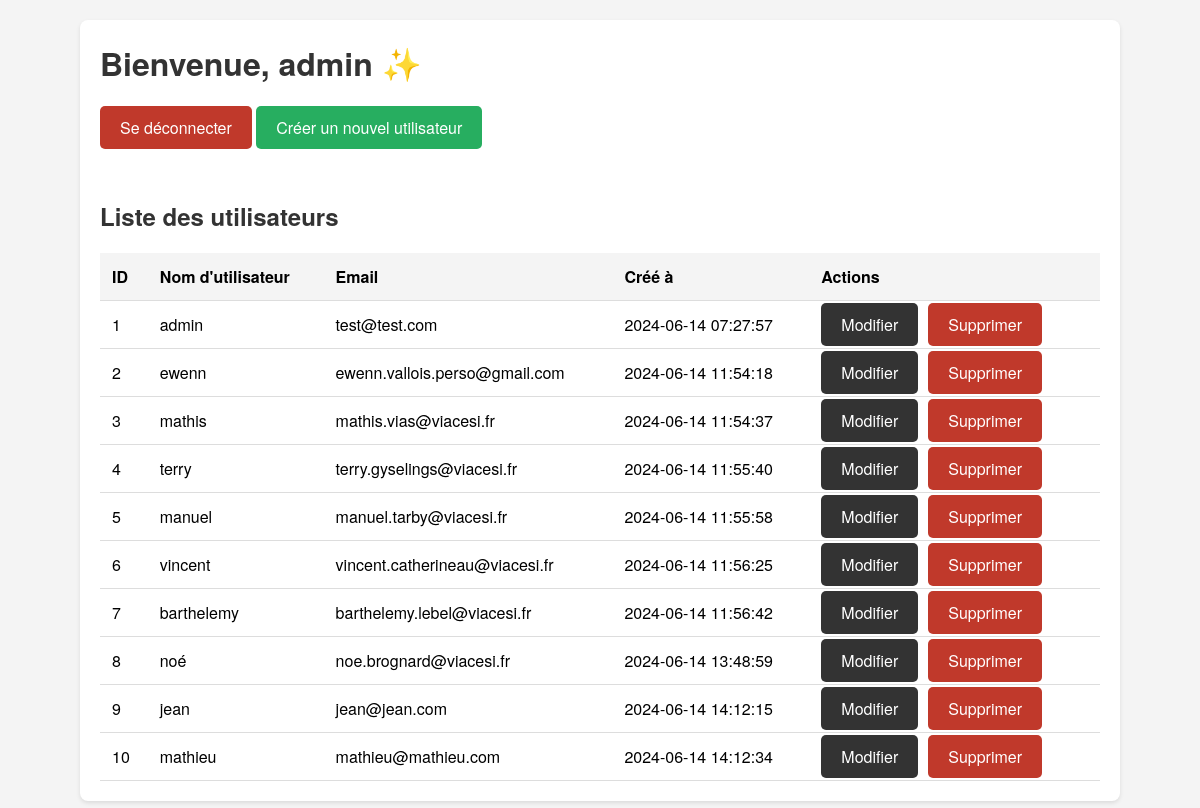
/crud_php/index.php (signed in), run on the app's committed database.
### tables this page shows
CREATE TABLE IF NOT EXISTS `users` (
  `id` int NOT NULL AUTO_INCREMENT,
  `username` varchar(50) NOT NULL,
  `email` varchar(50) NOT NULL,
  `password` varchar(255) NOT NULL,
  `created_at` timestamp NULL DEFAULT CURRENT_TIMESTAMP,
  PRIMARY KEY (`id`)
);

### crud_php/index.php (the view, shortened to what this page needs)
<?php
require_once 'db/db.php';
?>
<!DOCTYPE html>
<html lang="en">
<head>
</head>
<body>
    <div class="container">
        <h1>Bienvenue, <?php echo htmlspecialchars($_SESSION["username"]); ?> ✨</h1>
        <a href="logout.php" class="logout">Se déconnecter</a>
        <a href="create.php" class="create-user">Créer un nouvel utilisateur</a>
        <h2 class="user-list">Liste des utilisateurs</h2>
        <?php
        $sql = "SELECT id, username, email, created_at FROM users";
        if ($result = mysqli_query($link, $sql)) {
            if (mysqli_num_rows($result) > 0) {
                echo "<table>";
                echo "<tr><th>ID</th><th>Nom d'utilisateur</th><th>Email</th><th>Créé à</th><th>Actions</th></tr>";
                while ($row = mysqli_fetch_array($result)) {
                    echo "<tr>";
                    echo "<td>" . htmlspecialchars($row['id']) . "</td>";
                    echo "<td>" . htmlspecialchars($row['username']) . "</td>";
                    echo "<td>" . htmlspecialchars($row['email']) . "</td>";
                    echo "<td>" . htmlspecialchars($row['created_at']) . "</td>";
                    echo "<td class='actions'>";
                    echo "<a href='update.php?id=" . $row['id'] . "'>Modifier</a>";
                    echo "<a href='delete.php?id=" . $row['id'] . "' class='delete' onclick='return confirm(\"Tu es sûr de bien vouloir supprimer cet utilisateur ?\");'>Supprimer</a>";
                    echo "</td>";
                    echo "</tr>";
                }
                echo "</table>";
            } else {
                echo "<p>Aucun utilisateur trouvé</p>";
            }
        } else {
            echo "ERROR: Could not execute $sql. " . mysqli_error($link);
        }
        ?>
    </div>
</body>
</html>

### crud_php/index.php (style rules this page uses)
body { font-family: 'Helvetica Neue', Arial, sans-serif; background-color: #f4f4f4; margin: 0; padding: 0; display: flex; flex-direction: column; align-items: center; justify-content: center; min-height: 100vh; }
h1, h2 { color: #333; margin: 0; }
.container { width: 90%; max-width: 1000px; margin: 20px auto; padding: 20px; background: #fff; box-shadow: 0 2px 4px rgba(0, 0, 0, 0.1); border-radius: 8px; }
.actions { margin-top: 20px; }
.actions a { text-decoration: none; padding: 10px 20px; margin-right: 10px; color: #fff; background-color: #333; border-radius: 5px; transition: background-color 0.3s ease, transform 0.3s ease; }
.actions a.delete { background-color: #c0392b; }
.logout { text-decoration: none; padding: 10px 20px; color: #fff; background-color: #c0392b; border-radius: 5px; transition: background-color 0.3s ease, transform 0.3s ease; margin-top: 20px; display: inline-block; }
.user-list { margin-top: 30px; margin-bottom: 20px; color: #333; font-weight: bold; }
.create-user { text-decoration: none; padding: 10px 20px; color: #fff; background-color: #27ae60; border-radius: 5px; transition: background-color 0.3s ease, transform 0.3s ease; display: inline-block; margin-bottom: 20px; }
table { width: 100%; border-collapse: collapse; margin-top: 20px; }
th, td { padding: 12px; text-align: left; border-bottom: 1px solid #ddd; }
th { background-color: #f4f4f4; }

### data on the page
users: id "1", username "admin", email "test@test.com", created_at "2024-06-14 07:27:57"
users: id "2", username "ewenn", email "ewenn.vallois.perso@gmail.com", created_at "2024-06-14 11:54:18"
users: id "3", username "mathis", email "mathis.vias@viacesi.fr", created_at "2024-06-14 11:54:37"
users: id "4", username "terry", email "terry.gyselings@viacesi.fr", created_at "2024-06-14 11:55:40"
users: id "5", username "manuel", email "manuel.tarby@viacesi.fr", created_at "2024-06-14 11:55:58"
users: id "6", username "vincent", email "vincent.catherineau@viacesi.fr", created_at "2024-06-14 11:56:25"
users: id "7", username "barthelemy", email "barthelemy.lebel@viacesi.fr", created_at "2024-06-14 11:56:42"
users: id "8", username "noé", email "noe.brognard@viacesi.fr", created_at "2024-06-14 13:48:59"
users: id "9", username "jean", email "jean@jean.com", created_at "2024-06-14 14:12:15"
users: id "10", username "mathieu", email "mathieu@mathieu.com", created_at "2024-06-14 14:12:34"

### other printed values
$_SESSION["username"] "admin"
